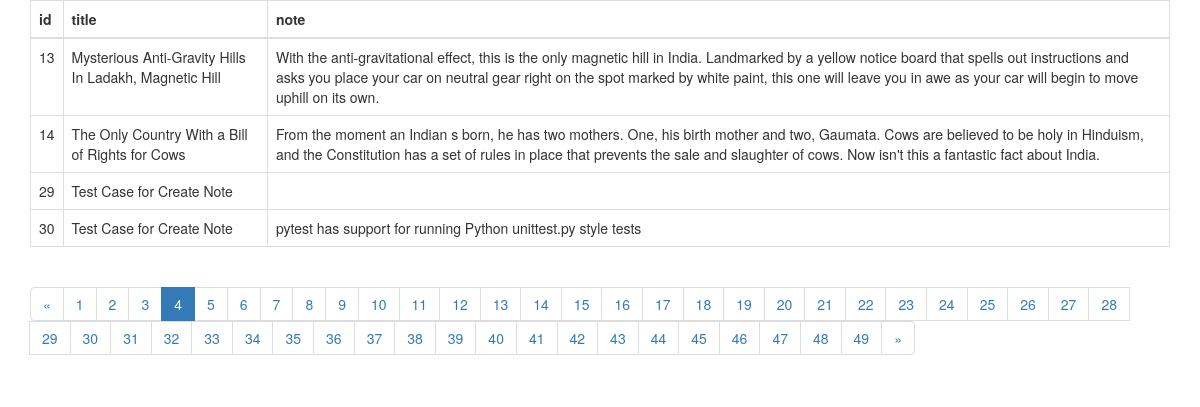
Page /note/pagination/?page=4 on the committed database.
### fundoonotes/models.py (models this page shows, shortened)
class Note(models.Model):
    user = models.ForeignKey(Fundoo, on_delete=models.CASCADE, related_name='user', null=True)
    title = models.CharField(max_length=999, blank=True)
    note = models.CharField(max_length=2999)
    label = models.ManyToManyField(Label, related_name='label', blank=True)
    collaborator = models.ManyToManyField(Fundoo, related_name='collaborator', blank=True)
    image = models.ImageField(blank=True, null=True, upload_to='media')
    reminder = models.DateTimeField(blank=True, null=True)
    color = models.CharField(blank=True, null=True, max_length=10)
    is_archive = models.BooleanField("is_archive", default=False)
    is_trashed = models.BooleanField("is_trashed", default=False)
    is_pin = models.BooleanField("is_pin", default=False)

### fundoonotes/views.py (the view)
# urls.py: path('note/pagination/', views.PaginationForNotes.as_view(), name='pagination'),
class PaginationForNotes(GenericAPIView):
    def get(self, request, *args, **kwargs):
        try:
            note_list = Note.objects.all()
            paginator = Paginator(note_list, 4)
            page = request.GET.get('page', 1)
            notes = paginator.page(page)
        except PageNotAnInteger:
            notes = paginator.page(1)
        except EmptyPage:
            notes = paginator.page(paginator.num_pages)
        except Exception as e:
            logger.error("Something went wrong" + str(e))
            smd = SMD_Response()
            return HttpResponse(smd, status=status.HTTP_400_BAD_REQUEST)
        return render(request, 'fundoonotes/pagination.html', {'notes': notes})

### templates/fundoonotes/pagination.html (shortened to what this page needs)
<!DOCTYPE html>
<html lang="en">
<head>
    <link rel="stylesheet" href="https://maxcdn.bootstrapcdn.com/bootstrap/3.4.0/css/bootstrap.min.css">
</head>
<body>
<div class="container">
<table class="table table-bordered">
  <thead>
    <tr>
      <th>id</th>
      <th>title</th>
      <th>note</th>
    </tr>
  </thead>
  <tbody>
    {% for note in notes %}
      <tr>
        <td>{{ note.id }}</td>
        <td>{{ note.title }}</td>
        <td>{{ note.note }}</td>
      </tr>
    {% endfor %}
  </tbody>
</table>
{% if notes.has_other_pages %}
  <ul class="pagination">
    {% if notes.has_previous %}
      <li><a href="?page={{ notes.previous_page_number }}">&laquo;</a></li>
    {% else %}
      <li class="disabled"><span>&laquo;</span></li>
    {% endif %}
    {% for i in notes.paginator.page_range %}
      {% if notes.number == i %}
        <li class="active"><span>{{ i }} <span class="sr-only">(current)</span></span></li>
      {% else %}
        <li><a href="?page={{ i }}">{{ i }}</a></li>
      {% endif %}
    {% endfor %}
    {% if notes.has_next %}
      <li><a href="?page={{ notes.next_page_number }}">&raquo;</a></li>
    {% else %}
      <li class="disabled"><span>&raquo;</span></li>
    {% endif %}
  </ul>
{% endif %}
</div>
</body>
</html>

### rows in the picture
Note: id "13", title "Mysterious Anti-Gravity Hills In Ladakh, Magnetic Hill", note "With the anti-gravitational effect, this is the only magnetic hill in India. Landmarked by a yellow notice board that spells out instructions and asks you place your car on neutral gear right on the spot marked by white paint, this one will leave you in awe as your car will begin to move uphill on its own."
Note: id "14", title "The Only Country With a Bill of Rights for Cows", note "From the moment an Indian s born, he has two mothers. One, his birth mother and two, Gaumata. Cows are believed to be holy in Hinduism, and the Constitution has a set of rules in place that prevents the sale and slaughter of cows. Now isn't this a fantastic fact about India."
Note: id "29", title "Test Case for Create Note"
Note: id "30", title "Test Case for Create Note", note "pytest has support for running Python unittest.py style tests"

### other values in the picture
{{ i }} "1" "2" "3" "5" "6" "7" "8" "9" "10" "11" "12" "13" "14" "15" "16" "17" "18" "19" "20" "21" "22" "23" "24" "25" "26" "27" "28" "29" "30" "31" "32" "33" "34" "35" "36" "37" "38" "39" "40" "41" "42" "43" "44" "45" "46" "47" "48" "49"
{{ i }} "4"
